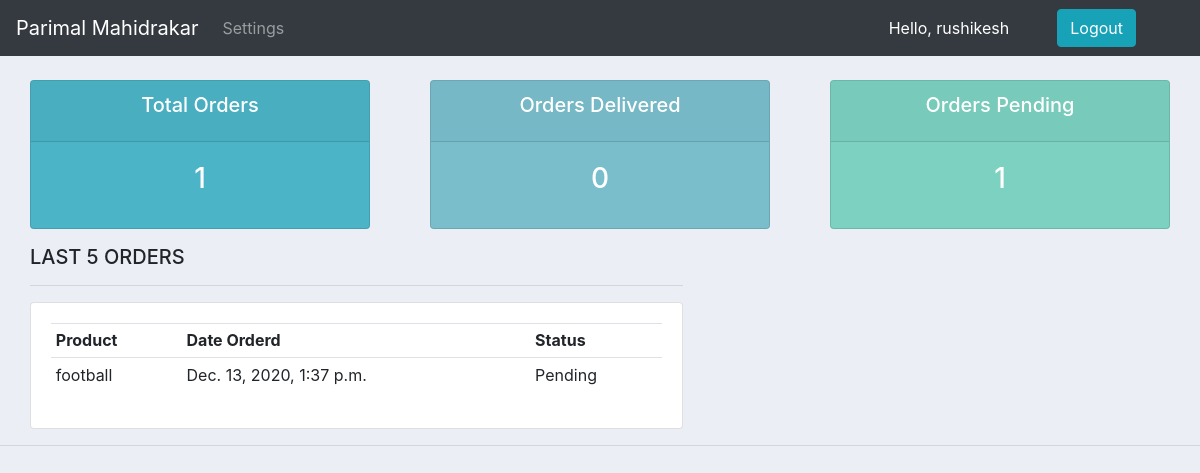
The app's page /user/ (signed in) with its own data.
### CartApp/models.py (models this page shows)
class Order(models.Model):
	STATUS = (
			('Pending', 'Pending'),
			('Out for delivery', 'Out for delivery'),
			('Delivered', 'Delivered'),
			)
	customer = models.ForeignKey(Customer, null=True, on_delete= models.SET_NULL)
	product = models.ForeignKey(Product, null=True, on_delete= models.SET_NULL)
	date_created = models.DateTimeField(auto_now_add=True, null=True)
	status = models.CharField(max_length=200, null=True, choices=STATUS)

class Product(models.Model):
	CATEGORY = (
			('Indoor', 'Indoor'),
			('Out Door', 'Out Door'),
			)
	name = models.CharField(max_length=200, null=True)
	price = models.FloatField(null=True)
	category = models.CharField(max_length=200, null=True, choices=CATEGORY)
	description = models.CharField(max_length=200, null=True, blank=True)
	date_created = models.DateTimeField(auto_now_add=True, null=True)
	tags = models.ManyToManyField(Tag)
	def __str__(self):
		return self.name

### CartApp/decorators.py (the view)
		def wrapper_funk(request,*args,**kwargs):
			group = None
			if request.user.groups.exists():
				group = request.user.groups.all()[0].name
			if group in allowed_roles:
				return view_funk(request,*args,**kwargs)
			else:
				return HttpResponse("You are not authorized.")

### CartApp/views.py (called while the page is built)
@login_required(login_url="login")
@allowed_users(allowed_roles=["customer"])
def userPage(request):
    orders = request.user.customer.order_set.all()
    total_orders = orders.count()
    deliverd = orders.filter(status="Delivered").count()
    pending = orders.filter(status="Pending").count()
    context = {
        "orders": orders,
        "total_orders": total_orders,
        "deliverd": deliverd,
        "pending": pending,
    }
    return render(request, "CartApp/user.html", context)

### templates/CartApp/user.html
{%  extends '../base.html' %}
{% block content %}
{%  include 'status.html' %}
    <div class="col-md-7">
        <h5>LAST 5 ORDERS</h5>
        <hr>
        <div class="card card-body">
            <table class="table table-sm">
                <tr>
                    <th>Product</th>
                    <th>Date Orderd</th>
                    <th>Status</th>
                </tr>
                {% for order in orders %}
                <tr>
                    <td>{{order.product}}</td>
                    <td>{{order.date_created}}</td>
                    <td>{{order.status}}</td>
                </tr>
                {% endfor %}
            </table>
        </div>
    </div>
{% endblock %}

### templates/nav.html (shortened to what this page needs)
<nav class="navbar navbar-expand-lg navbar-dark bg-dark">
    <a class="navbar-brand" href="#">Parimal Mahidrakar</a>
    <div class="collapse navbar-collapse" id="navbarNav">
        <ul class="navbar-nav">
            {% if request.user.is_staff %}
            <li class="nav-item active">
                <a class="nav-link" href="{% url 'home' %}">Dashboard</a>
            </li>
            <li class="nav-item">
                <a class="nav-link" href="{% url 'products' %}">Products</a>
            </li>
            {% else %}
             <li class="nav-item">
                <a class="nav-link" href="{% url 'account' %}">Settings</a>
            </li>
            {% endif %}
        </ul>
    </div>
    <span class="text-white mr-5">Hello, {{request.user.username}} </span>
    {% if request.user.is_authenticated %}
     <span><a href="{% url 'logout' %}" class="btn btn-info mr-5">Logout</a></span>
    {% else %}
    <span><a href="{% url 'login' %}" class="btn btn-info mr-5">Login</a></span>
    {% endif %}
</nav>

### templates/base.html (style rules this page uses)
body { background-color: #ebeff5; }

### records on screen
Order: product "football", date_created "Dec. 13, 2020, 1:37 p.m.", status "Pending"

### other values on screen
{{ request.user.username }} "rushikesh"
{{ total_orders }} "1"
{{ deliverd }} "0"
{{ pending }} "1"
